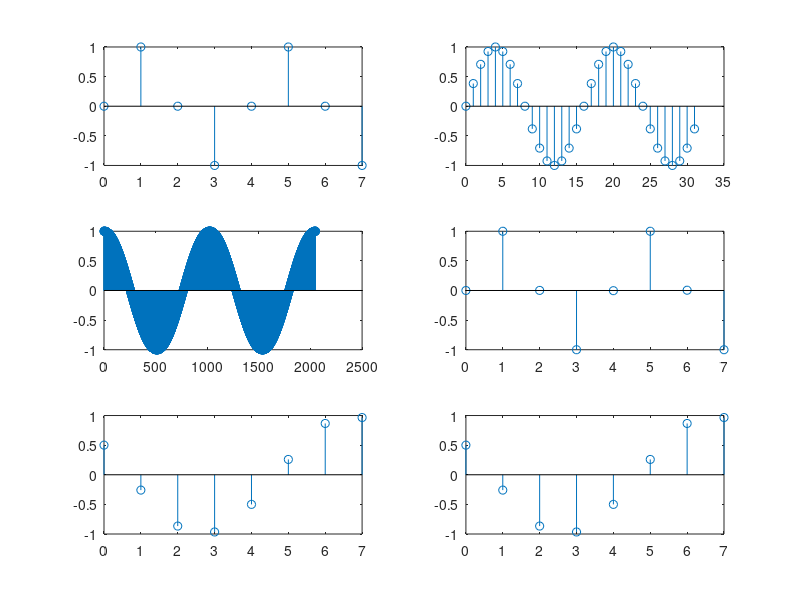

MATLAB code to generate this figure:
% Dean Chong San
% 40061194
clc;
close all;

% matrix dimensions for the plots
h = 3; 
w = 2;

subplot(h, w, 1);
n = [ 0 : 7 ] ;
 N = 4 ;
x = sin ( (2*pi)/N * n );
stem(n ,x ) ;

subplot(h, w, 2);
N = 16 ;
n = [ 0 : 31  ] ;
x = sin ( (2*pi)/N * n );
stem(n,x);

% Part (i)
subplot(h, w, 3);
n = [0 : 2048];
x = cos( (2*pi)/1024 * n );
stem (n, x);
format long;
% They are equal since dif = 0
dif = (cos( (2*pi)/1024 * 1 ) - cos( (2*pi)/1024 * (1 + 1024) ) );

if dif == 0
    disp('The two functions are equal')
else
    disp('The two functions are not equal')
end

% Part (ii)
subplot(h, w, 4);
n = [ 0 : 7 ] ;
 N = 4 ;
x = sin ( (2* 3.14)/N * n );
stem(n ,x ) ;

% Part (iii)
subplot(h, w, 5);
n = [ 0 : 7 ] ;
x1 = cos(pi/4* n + pi/3);
stem(n ,x1 ) ;

subplot(h, w, 6);
n = [ 0 : 7 ] ;
x2 = cos(9*pi/4.*n + pi/3);
stem(n ,x2 ) ;

dif2 = cos(pi/4* 2 + pi/3) - cos(9*pi/4.*2 + pi/3); 
% they are not equal since dif2 != 0
if dif2 == 0
    disp('The two functions are equal')
else
    disp('The two functions are not equal')
end